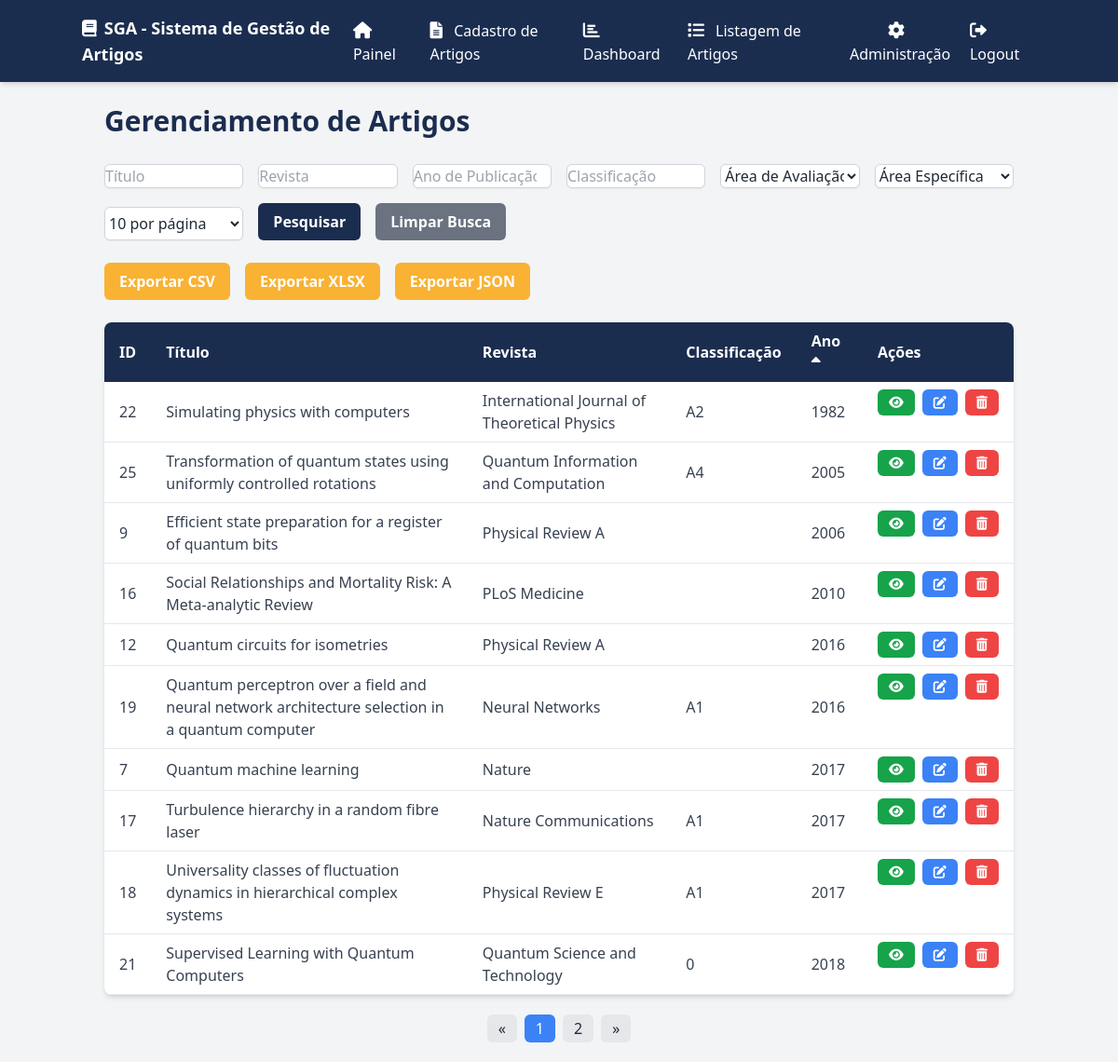
The page /artigos?sort_by=ano&sort_dir=asc (signed in) on the database as committed earlier.
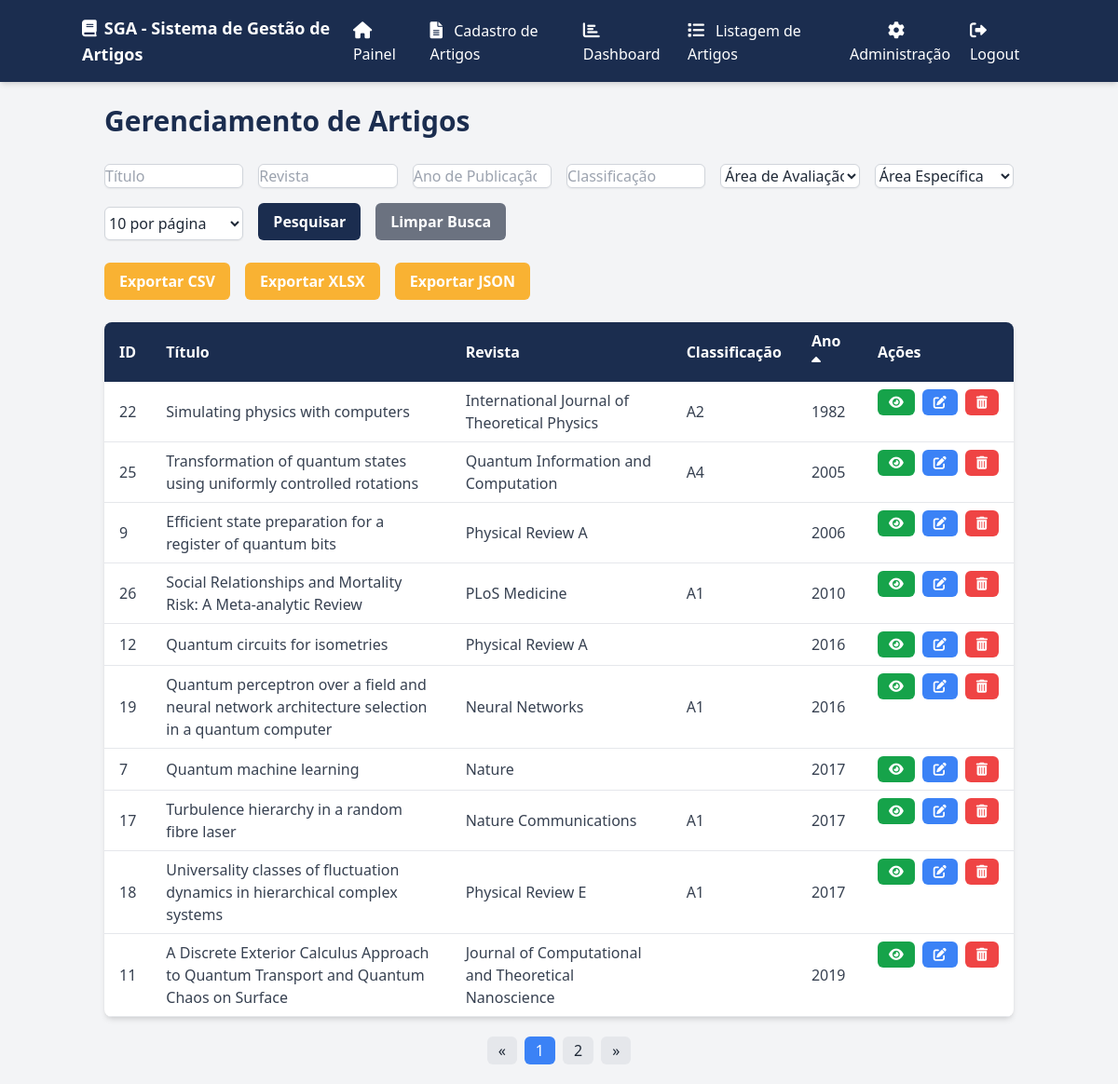
The same page on the database as committed later.
### app/models.py (models this page shows)
class Artigo(db.Model):
    id = db.Column(db.Integer, primary_key=True)
    doi = db.Column(db.String(255), unique=True, nullable=False)
    titulo = db.Column(db.String(255), nullable=False)
    ano = db.Column(db.Integer, nullable=False)
    revista = db.Column(db.String(255), nullable=False)
    issn = db.Column(db.String(9), nullable=False)
    area_id = db.Column(db.Integer, nullable=False)
    subarea_id = db.Column(db.Integer, nullable=False)
    autores = db.Column(db.String(255), nullable=False)  # Armazenar autores como string, pode ser melhorado com tabela relacional
    internacionalizacao = db.Column(db.Boolean, default=False)
    classificacao = db.Column(db.String(10), nullable=True)
    fator_impacto = db.Column(db.Numeric(5, 3), nullable=True)

### app/routes/routes.py (the view)
@main_bp.route('/artigos', methods=['GET'])
@login_required
def listar_artigos():
    titulo = request.args.get('titulo', '').strip()
    revista = request.args.get('revista', '').strip()
    ano = request.args.get('ano', '').strip()
    classificacao = request.args.get('classificacao', '').strip()
    area_id = request.args.get('area_id', '').strip()
    subarea_id = request.args.get('subarea_id', '').strip()
    sort_by = request.args.get('sort_by', 'id')  # Coluna padrão para ordenação
    sort_dir = request.args.get('sort_dir', 'desc')  # Direção padrão para ordenação
    query = Artigo.query
    if titulo:
        query = query.filter(Artigo.titulo.ilike(f'%{titulo}%'))
    if revista:
        query = query.filter(Artigo.revista.ilike(f'%{revista}%'))
    if ano:
        query = query.filter_by(ano=ano)
    if classificacao:
        query = query.filter(Artigo.classificacao.ilike(f'%{classificacao}%'))
    if area_id:
        query = query.filter_by(area_id=area_id)
    if subarea_id:
        query = query.filter_by(subarea_id=subarea_id)
    if sort_dir == 'desc':
        query = query.order_by(getattr(Artigo, sort_by).desc())
    else:
        query = query.order_by(getattr(Artigo, sort_by).asc())
    page = request.args.get(get_page_parameter(), type=int, default=1)
    per_page = request.args.get('per_page', type=int, default=10)
    artigos = query.paginate(page=page, per_page=per_page)
    areas = Area.query.all()
    subareas = Subarea.query.all()
    return render_template('listar_artigos.html', artigos=artigos, areas=areas, subareas=subareas, sort_by=sort_by, sort_dir=sort_dir)

### app/__init__.py (called while the page is built)
@login_manager.user_loader
def load_user(user_id):
    from app.models import User
    return User.query.get(int(user_id))  # Carrega o usuário pelo ID

### app/templates/listar_artigos.html (shortened to what the changed rows need)
<!DOCTYPE html>
<html lang="pt-BR">
<head>
    <link rel="stylesheet" href="https://cdnjs.cloudflare.com/ajax/libs/toastr.js/latest/toastr.min.css">
    <script src="https://cdn.tailwindcss.com"></script>
    <link rel="stylesheet" href="https://cdnjs.cloudflare.com/ajax/libs/font-awesome/6.0.0-beta3/css/all.min.css">
</head>
<body class="bg-gray-100 text-gray-800">
    <div class="container mx-auto p-6">
        <h1 class="text-3xl font-bold mb-6 text-[#1b2d4f]">Gerenciamento de Artigos</h1>
        {% if artigos.items %}
        <table class="min-w-full bg-white shadow-md rounded-lg overflow-hidden">
            <thead class="bg-[#1b2d4f] text-white">
                <tr>
                    <th class="py-2 px-4 text-left">
                        <a href="{{ url_for('main.listar_artigos', sort_by='id', sort_dir='desc' if request.args.get('sort_by') == 'id' and request.args.get('sort_dir') == 'asc' else 'asc') }}" class="hover:underline">
                            ID
                        </a>
                    </th>
                    <th class="py-2 px-4 text-left">
                        <a href="{{ url_for('main.listar_artigos', sort_by='titulo', sort_dir='desc' if request.args.get('sort_by') == 'titulo' and request.args.get('sort_dir') == 'asc' else 'asc') }}" class="hover:underline">
                            Título
                        </a>
                    </th>
                    <th class="py-2 px-4 text-left">
                        <a href="{{ url_for('main.listar_artigos', sort_by='revista', sort_dir='desc' if request.args.get('sort_by') == 'revista' and request.args.get('sort_dir') == 'asc' else 'asc') }}" class="hover:underline">
                            Revista
                        </a>
                    </th>
                    <th class="py-2 px-4 text-left">
                        <a href="{{ url_for('main.listar_artigos', sort_by='classificacao', sort_dir='desc' if request.args.get('sort_by') == 'classificacao' and request.args.get('sort_dir') == 'asc' else 'asc') }}" class="hover:underline">
                            Classificação
                        </a>
                    </th>
                    <th class="py-2 px-4 text-left">
                        <a href="{{ url_for('main.listar_artigos', sort_by='ano', sort_dir='desc' if request.args.get('sort_by') == 'ano' and request.args.get('sort_dir') == 'asc' else 'asc') }}" class="hover:underline">
                            Ano
                            {% if request.args.get('sort_by') == 'ano' %}
                                <i class="fas fa-sort-{{ 'up' if request.args.get('sort_dir') == 'asc' else 'down' }}"></i>
                            {% endif %}
                        </a>
                    </th>
                    <th class="py-2 px-4 text-left">Ações</th>
                </tr>
            </thead>
            <tbody class="text-gray-700">
                {% for artigo in artigos.items %}
                <tr class="border-b border-gray-200 hover:bg-gray-100">
                    <td class="py-2 px-4">{{ artigo.id }}</td>
                    <td class="py-2 px-4">{{ artigo.titulo }}</td>
                    <td class="py-2 px-4">{{ artigo.revista }}</td>
                    <td class="py-2 px-4">{{ artigo.classificacao }}</td>
                    <td class="py-2 px-4">{{ artigo.ano }}</td>
                   <td class="py-2 px-4 flex space-x-2">
    <a href="{{ url_for('main.visualizar_artigo', id=artigo.id) }}" class="text-white bg-green-600 hover:bg-yellow-600 font-semibold py-1 px-3 rounded-md text-sm" title="Visualizar">
        <i class="fas fa-eye"></i>
    </a>
    <a href="{{ url_for('main.editar_artigo', id=artigo.id) }}" class="text-white bg-blue-500 hover:bg-blue-600 font-semibold py-1 px-3 rounded-md text-sm" title="Editar">
        <i class="fas fa-edit"></i>
    </a>
    <form action="{{ url_for('main.deletar_artigo', id=artigo.id) }}" method="POST" class="inline-block">
        <button type="submit" class="text-white bg-red-500 hover:bg-red-600 font-semibold py-1 px-3 rounded-md text-sm" onclick="return confirm('Tem certeza que deseja deletar este artigo?');" title="Excluir">
            <i class="fas fa-trash-alt"></i>
        </button>
    </form>
</td>
                </tr>
                {% endfor %}
            </tbody>
        </table>
        <nav aria-label="Navegação de página" class="mt-6">
            <ul class="pagination flex justify-center space-x-2">
                {% for page_num in artigos.iter_pages() %}
                <li class="page-item {% if page_num == artigos.page %}active{% endif %}">
                    <a class="page-link py-1 px-3 {% if page_num == artigos.page %}bg-blue-500 text-white{% else %}bg-gray-200 hover:bg-gray-300{% endif %} rounded-md" href="{{ url_for('main.listar_artigos', page=page_num, per_page=request.args.get('per_page', '10'), sort_by=request.args.get('sort_by'), sort_dir=request.args.get('sort_dir')) }}">
                        {{ page_num }}
                    </a>
                </li>
                {% endfor %}
            </ul>
        </nav>
        {% else %}
        <p class="text-red-500">Nenhum artigo encontrado para os parâmetros fornecidos.</p>
        {% endif %}
    </div>
</body>
</html>

Rows that differ between the two databases and show on the page:
removed Artigo: id "16", titulo "Social Relationships and Mortality Risk: A Meta-analytic Review", revista "PLoS Medicine", ano "2010"
removed Artigo: id "21", titulo "Supervised Learning with Quantum Computers", revista "Quantum Science and Technology", classificacao "0", ano "2018"
added Artigo: id "26", titulo "Social Relationships and Mortality Risk: A Meta-analytic Review", revista "PLoS Medicine", classificacao "A1", ano "2010"
now on this page (row unchanged): Artigo: id "11", titulo "A Discrete Exterior Calculus Approach to Quantum Transport and Quantum Chaos on Surface", revista "Journal of Computational and Theoretical Nanoscience", ano "2019"
